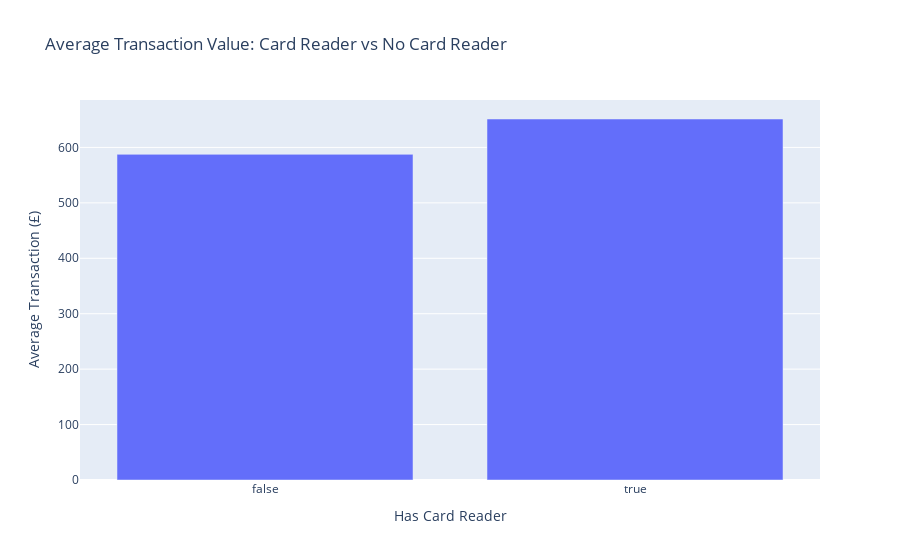

The cell this chart's notebook holds for it:
### Markdown cell above
## 8. Card Reader Impact Analysis

### Code cell
if 'has_card_reader' in df.columns:
    card_reader_impact = df.groupby('has_card_reader').agg({
        'total': ['sum', 'count', 'mean']
    }).reset_index()
    
    card_reader_impact.columns = ['has_card_reader', 'total_revenue', 'transaction_count', 'avg_transaction']
    
    print("Card Reader Impact:")
    display(card_reader_impact)
    
    # Visualization
    fig = px.bar(card_reader_impact, x='has_card_reader', y='avg_transaction',
                 title='Average Transaction Value: Card Reader vs No Card Reader',
                 labels={'avg_transaction': 'Average Transaction (£)', 'has_card_reader': 'Has Card Reader'})
    fig.show()

### Figure 1 — Plotly figure (JSON) as saved in the notebook; plotly's stock layout.template omitted (floating-point values rounded to 4 significant figures)
{"data": [{"hovertemplate": "Has Card Reader=%{x}<br>Average Transaction (£)=%{y}<extra></extra>", "legendgroup": "", "marker": {"color": "#636efa", "pattern": {"shape": ""}}, "name": "", "orientation": "v", "showlegend": false, "textposition": "auto", "type": "bar", "x": [false, true], "xaxis": "x", "y": [587.5, 651.3], "yaxis": "y"}], "layout": {"barmode": "relative", "legend": {"tracegroupgap": 0}, "title": {"text": "Average Transaction Value: Card Reader vs No Card Reader"}, "xaxis": {"anchor": "y", "domain": [0, 1], "title": {"text": "Has Card Reader"}}, "yaxis": {"anchor": "x", "domain": [0, 1], "title": {"text": "Average Transaction (£)"}}}}
